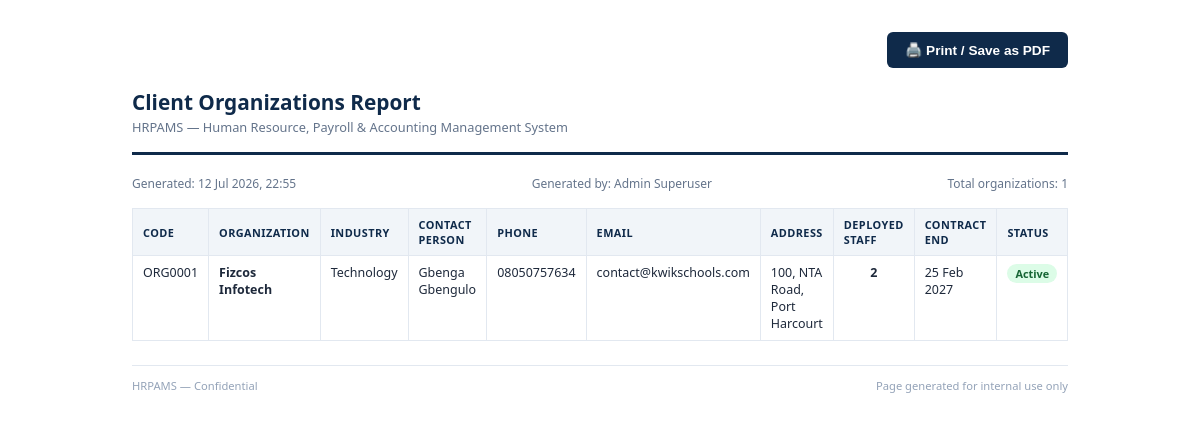
Page /organization/organizations/print/ (signed in) on the committed database.
### organization/models.py (models this page shows, shortened)
class Company(AuditableModel):
    name = models.CharField(max_length=100, unique=True)
    code = models.CharField(
        max_length=20,
        unique=True,
        db_index=True,
        blank=True,
        help_text="Automatically generated if left blank (e.g. ORG0001).",
    )
    industry = models.CharField(max_length=100, blank=True)
    description = models.TextField(max_length=200, blank=True)
    address = models.CharField(
        max_length=255,
        blank=True,
        help_text="Physical address — shown as a staff member's deployment location.",
    )
    contact_person = models.CharField(max_length=150, blank=True)
    phone = models.CharField(max_length=20, blank=True)
    email = models.EmailField(blank=True)
    contract_start_date = models.DateField(null=True, blank=True)
    contract_end_date = models.DateField(null=True, blank=True)
    status = models.CharField(
        max_length=20,
        choices=OrganizationStatus.choices,
        default=OrganizationStatus.ACTIVE,
    )
    logo = models.ImageField(
        upload_to=company_logo_upload_path,
        blank=True,
        null=True,
        validators=[
            FileExtensionValidator(IMAGE_EXTENSIONS),
            validate_file_size,
        ],
        help_text="Displayed on printable reports and client-facing pages.",
    )
    notes = models.TextField(blank=True)
    slug = models.SlugField(null=True, blank=True, help_text="Do not enter anything here")
    class Meta:
        verbose_name = "Organization"
        verbose_name_plural = "Organizations"

### organization/views.py (the view)
class OrganizationPrintView(LoginRequiredMixin, PermissionRequiredMixin, ListView):
    model = Company
    template_name = "organization/organization_print.html"
    context_object_name = "organizations"
    permission_required = "organization.view_company"
    def get_queryset(self):
        return _companies_with_deployed_count().order_by("name")
    def get_context_data(self, **kwargs):
        context = super().get_context_data(**kwargs)
        context["generated_at"] = timezone.now()
        context["generated_by"] = self.request.user
        return context

### dashboard/context_processors.py (called while the page is built)
def corporate_identity(request):
    try:
        identity = CorporateIdentity.get_default()
    except Exception as exc:
        logger.warning(
            "Unable to load Corporate Identity: %s",
            exc,
        )
        identity = None
    return {
        "corporate_info": identity,
    }

### dashboard/models.py (called while the page is built)
    @classmethod
    def get_default(cls) -> "CorporateIdentity | None":
        return (
            cls.objects.filter(is_default=True).first()
            or cls.objects.first()
        )

### organization/views.py (called while the page is built)
def _companies_with_deployed_count():
    return Company.objects.filter(is_active=True).annotate(
        deployed_staff_count=Count(
            "deployments", filter=Q(deployments__is_current=True), distinct=True
        )
    )

### organization/templates/organization/organization_print.html (shortened to what this page needs)
<!DOCTYPE html>
{% load static %}
<html lang="en">
<head>
</head>
<body>
  <div class="print-toolbar">
    <button class="print-btn" onclick="window.print()">
      🖨️ Print / Save as PDF
    </button>
  </div>
  <div class="letterhead">
    <div>
      <div class="letterhead-title">Client Organizations Report</div>
      <div class="letterhead-sub">HRPAMS — Human Resource, Payroll &amp; Accounting Management System</div>
    </div>
  </div>
  <div class="report-meta">
    <span>Generated: {{ generated_at|date:"d M Y, H:i" }}</span>
    <span>Generated by: {{ generated_by.get_full_name|default:generated_by.username }}</span>
    <span>Total organizations: {{ organizations|length }}</span>
  </div>
  <table>
    <thead>
      <tr>
        <th>Code</th>
        <th>Organization</th>
        <th>Industry</th>
        <th>Contact Person</th>
        <th>Phone</th>
        <th>Email</th>
        <th>Address</th>
        <th>Deployed Staff</th>
        <th>Contract End</th>
        <th>Status</th>
      </tr>
    </thead>
    <tbody>
      {% for org in organizations %}
      <tr>
        <td>{{ org.code }}</td>
        <td><strong>{{ org.name }}</strong></td>
        <td>{{ org.industry|default:"—" }}</td>
        <td>{{ org.contact_person|default:"—" }}</td>
        <td>{{ org.phone|default:"—" }}</td>
        <td>{{ org.email|default:"—" }}</td>
        <td>{{ org.address|default:"—" }}</td>
        <td style="text-align:center"><strong>{{ org.deployed_staff_count }}</strong></td>
        <td>{{ org.contract_end_date|date:"d M Y"|default:"—" }}</td>
        <td><span class="status-badge status-{{ org.status|slugify }}">{{ org.status }}</span></td>
      </tr>
      {% empty %}
      <tr><td colspan="10" style="text-align:center;padding:20px;color:#94A3B8">No organizations found.</td></tr>
      {% endfor %}
    </tbody>
  </table>
  <div class="report-footer">
    <span>HRPAMS — Confidential</span>
    <span>Page generated for internal use only</span>
  </div>
</body>
</html>

### organization/templates/organization/organization_print.html (style rules this page uses)
* { box-sizing: border-box; margin: 0; padding: 0; }
body { font-family: 'Segoe UI', Arial, sans-serif; color: #1E293B; padding: 32px; max-width: 1000px; margin: 0 auto; }
.print-toolbar { display: flex; justify-content: flex-end; gap: 10px; margin-bottom: 20px; }
.print-btn { background: #0F2A4A; color: #fff; border: none; border-radius: 6px; padding: 10px 18px; font-size: .85rem; font-weight: 600; cursor: pointer; }
.letterhead { display: flex; align-items: center; justify-content: space-between; border-bottom: 3px solid #0F2A4A; padding-bottom: 16px; margin-bottom: 20px; }
.letterhead-title { font-size: 1.3rem; font-weight: 800; color: #0F2A4A; }
.letterhead-sub { font-size: .8rem; color: #64748B; margin-top: 2px; }
.report-meta { display: flex; justify-content: space-between; font-size: .75rem; color: #64748B; margin-bottom: 16px; }
table { width: 100%; border-collapse: collapse; font-size: .78rem; }
thead th { text-align: left; background: #F1F5F9; color: #0F2A4A; font-size: .68rem; text-transform: uppercase; letter-spacing: .04em; padding: 8px 10px; border: 1px solid #E2E8F0; }
tbody td { padding: 8px 10px; border: 1px solid #E2E8F0; vertical-align: top; }
.status-badge { display: inline-block; padding: 2px 8px; border-radius: 999px; font-size: .68rem; font-weight: 700; }
.status-active { background: #DCFCE7; color: #166534; }
.report-footer { margin-top: 24px; padding-top: 12px; border-top: 1px solid #E2E8F0; display: flex; justify-content: space-between; font-size: .7rem; color: #94A3B8; }

### rows in the picture
Company: code "ORG0001", name "Fizcos Infotech", industry "Technology", contact_person "Gbenga Gbengulo", phone "08050757634", email "contact@kwikschools.com", address "100, NTA Road, Port Harcourt", deployed_staff_count "2", contract_end_date "25 Feb 2027", status "Active"

### other values in the picture
{{ generated_at|date:"d M Y, H:i" }} "12 Jul 2026, 22:55"
{{ generated_by.get_full_name|default:generated_by.username }} "Admin Superuser"
{{ organizations|length }} "1"
